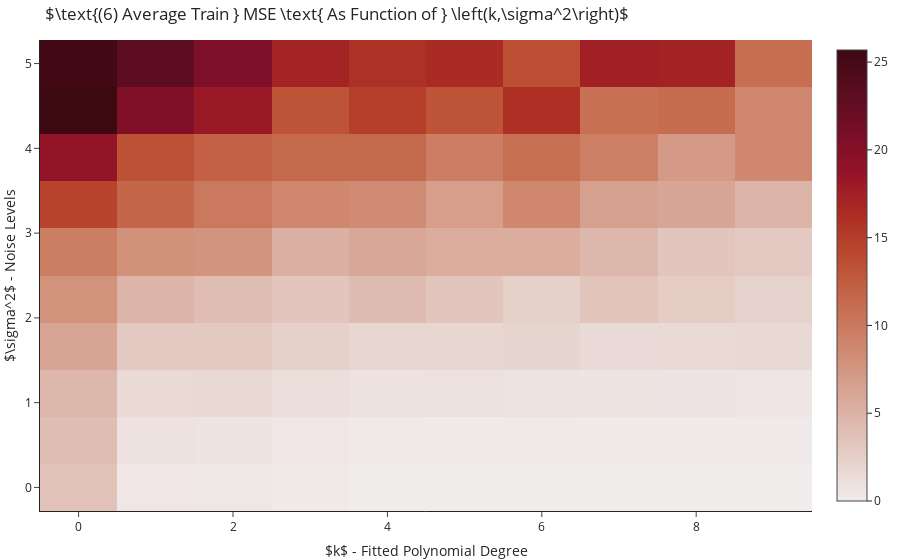

The code cell stored with this chart in its notebook:
### Code cell
from sklearn.model_selection import ParameterGrid

df = []
for setting in ParameterGrid(dict(k=range(10), s=np.linspace(0, 5, 10), repetition=range(10))):
    y = y_ + np.random.normal(scale=setting["s"], size=len(y_))
    y_hat = make_pipeline(PolynomialFeatures(setting["k"]), LinearRegression(fit_intercept=False)).fit(X, y).predict(X)

    df.append([setting["k"], setting["s"], np.mean((y-y_hat)**2)])

df = pd.DataFrame.from_records(df, columns=["k", "sigma","mse"]).groupby(["k","sigma"]).mean().reset_index()

go.Figure(go.Heatmap(x=df.k, y=df.sigma, z=df.mse, colorscale="amp"),
          layout=go.Layout(title=r"$\text{(6) Average Train } MSE \text{ As Function of } \left(k,\sigma^2\right)$",
                           xaxis_title=r"$k$ - Fitted Polynomial Degree",
                           yaxis_title=r"$\sigma^2$ - Noise Levels")).show()

### Figure 1 — Plotly figure (JSON) as saved in the notebook; plotly's stock layout.template omitted (floating-point values rounded to 4 significant figures)
{"data": [{"colorscale": [[0.0, "rgb(241, 236, 236)"], [0.09091, "rgb(230, 209, 203)"], [0.1818, "rgb(221, 182, 170)"], [0.2727, "rgb(213, 156, 137)"], [0.3636, "rgb(205, 129, 103)"], [0.4545, "rgb(196, 102, 73)"], [0.5455, "rgb(186, 74, 47)"], [0.6364, "rgb(172, 44, 36)"], [0.7273, "rgb(149, 19, 39)"], [0.8182, "rgb(120, 14, 40)"], [0.9091, "rgb(89, 13, 31)"], [1.0, "rgb(60, 9, 17)"]], "x": [0, 0, 0, 0, 0, 0, 0, 0, 0, 0, 1, 1, 1, 1, 1, 1, 1, 1, 1, 1, 2, 2, 2, 2, 2, 2, 2, 2, 2, 2, 3, 3, 3, 3, 3, 3, 3, 3, 3, 3, 4, 4, 4, 4, 4, 4, 4, 4, 4, 4, 5, 5, 5, 5, 5, 5, 5, 5, 5, 5, 6, 6, 6, 6, 6, 6, 6, 6, 6, 6, 7, 7, 7, 7, 7, 7, 7, 7, 7, 7, 8, 8, 8, 8, 8, 8, 8, 8, 8, 8, 9, 9, 9, 9, 9, 9, 9, 9, 9, 9], "y": [0.0, 0.5556, 1.111, 1.667, 2.222, 2.778, 3.333, 3.889, 4.444, 5.0, 0.0, 0.5556, 1.111, 1.667, 2.222, 2.778, 3.333, 3.889, 4.444, 5.0, 0.0, 0.5556, 1.111, 1.667, 2.222, 2.778, 3.333, 3.889, 4.444, 5.0, 0.0, 0.5556, 1.111, 1.667, 2.222, 2.778, 3.333, 3.889, 4.444, 5.0, 0.0, 0.5556, 1.111, 1.667, 2.222, 2.778, 3.333, 3.889, 4.444, 5.0, 0.0, 0.5556, 1.111, 1.667, 2.222, 2.778, 3.333, 3.889, 4.444, 5.0, 0.0, 0.5556, 1.111, 1.667, 2.222, 2.778, 3.333, 3.889, 4.444, 5.0, 0.0, 0.5556, 1.111, 1.667, 2.222, 2.778, 3.333, 3.889, 4.444, 5.0, 0.0, 0.5556, 1.111, 1.667, 2.222, 2.778, 3.333, 3.889, 4.444, 5.0, 0.0, 0.5556, 1.111, 1.667, 2.222, 2.778, 3.333, 3.889, 4.444, 5.0], "z": [3.599, 4.056, 4.621, 6.16, 7.869, 9.615, 14.55, 18.86, 25.69, 25.09, 0.5232, 0.8833, 1.573, 3.041, 4.791, 7.998, 11.67, 13.41, 20.36, 23.13, 0.42, 0.6749, 1.624, 3.004, 4.073, 7.717, 10.0, 12.07, 18.26, 20.6, 0.2829, 0.4953, 1.19, 2.438, 3.393, 5.311, 8.798, 11.37, 13.2, 17.11, 3.648e-30, 0.2635, 0.8669, 1.944, 4.17, 6.016, 8.458, 11.39, 14.89, 16.0, 3.505e-30, 0.2025, 0.9519, 1.877, 3.255, 5.518, 6.849, 9.676, 13.22, 16.52, 1.427e-27, 0.2196, 0.8045, 2.023, 2.386, 5.505, 8.847, 10.9, 16.07, 13.66, 2.723e-29, 0.1823, 0.6295, 1.446, 3.443, 4.567, 6.542, 9.474, 10.85, 17.47, 2.212e-26, 0.1766, 0.6601, 1.527, 2.654, 3.261, 6.081, 7.163, 11.18, 17.22, 1.638e-28, 0.1311, 0.5971, 1.643, 2.285, 2.996, 4.801, 8.816, 8.784, 11.03], "type": "heatmap"}], "layout": {"title": {"text": "$\\text{(6) Average Train } MSE \\text{ As Function of } \\left(k,\\sigma^2\\right)$"}, "xaxis": {"title": {"text": "$k$ - Fitted Polynomial Degree"}}, "yaxis": {"title": {"text": "$\\sigma^2$ - Noise Levels"}}}}
